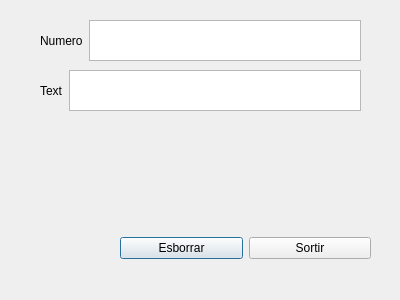
<?xml version="1.0" encoding="UTF-8"?>
<ui version="4.0">
 <class>Dialog</class>
 <widget class="QDialog" name="Dialog">
  <property name="geometry">
   <rect>
    <x>0</x>
    <y>0</y>
    <width>400</width>
    <height>300</height>
   </rect>
  </property>
  <property name="windowTitle">
   <string>Dialog</string>
  </property>
  <widget class="QWidget" name="horizontalLayoutWidget">
   <property name="geometry">
    <rect>
     <x>40</x>
     <y>20</y>
     <width>321</width>
     <height>41</height>
    </rect>
   </property>
   <layout class="QHBoxLayout" name="horizontalLayout">
    <item>
     <widget class="QLabel" name="label">
      <property name="text">
       <string>Numero</string>
      </property>
     </widget>
    </item>
    <item>
     <widget class="QTextEdit" name="textEdit">
      <property name="focusPolicy">
       <enum>Qt::TabFocus</enum>
      </property>
      <property name="styleSheet">
       <string notr="true">color: rgb(255, 0, 0)</string>
      </property>
     </widget>
    </item>
   </layout>
  </widget>
  <widget class="QWidget" name="horizontalLayoutWidget_2">
   <property name="geometry">
    <rect>
     <x>120</x>
     <y>230</y>
     <width>251</width>
     <height>36</height>
    </rect>
   </property>
   <layout class="QHBoxLayout" name="horizontalLayout_2">
    <item>
     <widget class="QPushButton" name="Delete">
      <property name="text">
       <string>Esborrar</string>
      </property>
     </widget>
    </item>
    <item>
     <widget class="QPushButton" name="quit">
      <property name="text">
       <string>Sortir</string>
      </property>
     </widget>
    </item>
   </layout>
  </widget>
  <widget class="QWidget" name="horizontalLayoutWidget_3">
   <property name="geometry">
    <rect>
     <x>40</x>
     <y>70</y>
     <width>321</width>
     <height>41</height>
    </rect>
   </property>
   <layout class="QHBoxLayout" name="horizontalLayout_3">
    <item>
     <widget class="QLabel" name="label_2">
      <property name="text">
       <string>Text</string>
      </property>
     </widget>
    </item>
    <item>
     <widget class="QTextEdit" name="textEdit_2">
      <property name="styleSheet">
       <string notr="true">color: rgb(0, 0, 255)</string>
      </property>
     </widget>
    </item>
   </layout>
  </widget>
 </widget>
 <resources/>
 <connections>
  <connection>
   <sender>quit</sender>
   <signal>clicked()</signal>
   <receiver>Dialog</receiver>
   <slot>close()</slot>
   <hints>
    <hint type="sourcelabel">
     <x>181</x>
     <y>247</y>
    </hint>
    <hint type="destinationlabel">
     <x>199</x>
     <y>149</y>
    </hint>
   </hints>
  </connection>
  <connection>
   <sender>Delete</sender>
   <signal>clicked()</signal>
   <receiver>textEdit</receiver>
   <slot>clear()</slot>
   <hints>
    <hint type="sourcelabel">
     <x>309</x>
     <y>247</y>
    </hint>
    <hint type="destinationlabel">
     <x>228</x>
     <y>40</y>
    </hint>
   </hints>
  </connection>
  <connection>
   <sender>Delete</sender>
   <signal>clicked()</signal>
   <receiver>textEdit_2</receiver>
   <slot>clear()</slot>
   <hints>
    <hint type="sourcelabel">
     <x>309</x>
     <y>247</y>
    </hint>
    <hint type="destinationlabel">
     <x>216</x>
     <y>90</y>
    </hint>
   </hints>
  </connection>
 </connections>
</ui>
